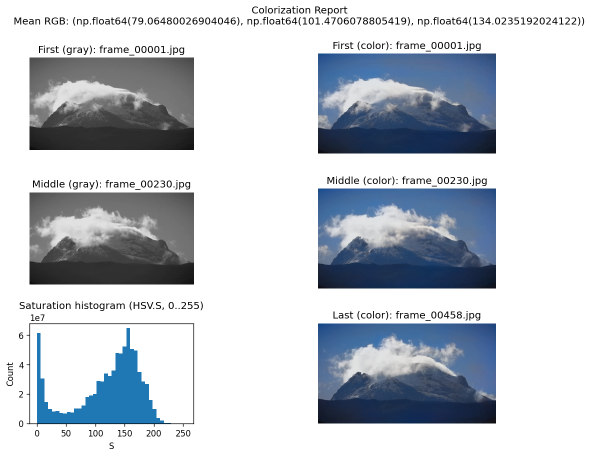
#> input picture reports/report.png, 1182 x 913 px (shown at 1/2 size)
$ python splitview.py --gray ../../../reports --color ../../../reports
#> lines starting #> are read from the running program, lines starting #| are printed output that depends on the picture; after the words box and inside, x2 and y2 are one past the last pixel; in counts of white or black regions, pixels touching at a corner belong together
"""
splitview.py — Before/After Split View  ★ NEW in v3 ★

Generates a side-by-side comparison video:
  Left half  = original grayscale
  Right half = colorized
  A moving white divider line separates them

This is purely a presentation tool — no model changes needed.
It makes the demo video extremely impressive.

Usage:
    python inference/splitview.py \\
        --gray    path/to/gray_frames/ \\
        --color   path/to/color_frames/ \\
        --output  splitview.mp4 \\
        --fps     24 \\
        --divider-speed 0.3
"""
from __future__ import annotations
import argparse
import os
from pathlib import Path
import numpy as np

_IMG_EXTS = {".jpg", ".jpeg", ".png", ".bmp"}


def _collect(folder: Path) -> list[Path]:
    return sorted([p for p in folder.iterdir()
                   if p.suffix.lower() in _IMG_EXTS])


def _load_rgb(path: Path, size: tuple[int,int] | None = None) -> np.ndarray:
    """Load image as RGB uint8 numpy array, optionally resize."""
    from PIL import Image
    img = Image.open(path).convert("RGB")
    if size:
        img = img.resize(size, Image.BICUBIC)
    return np.array(img, dtype=np.uint8)


def _to_gray_rgb(img: np.ndarray) -> np.ndarray:
    """Convert RGB image to grayscale-RGB (3-channel gray)."""
    gray = (0.299*img[:,:,0] + 0.587*img[:,:,1] + 0.114*img[:,:,2]).astype(np.uint8)
    return np.stack([gray, gray, gray], axis=2)


def build_split_frame(
    gray_img: np.ndarray,
    color_img: np.ndarray,
    divider_x: int,
    divider_width: int = 4,
) -> np.ndarray:
    """
    Compose one split-view frame.

    Args:
        gray_img:     [H, W, 3] grayscale image (RGB format)
        color_img:    [H, W, 3] colorized image
        divider_x:    X position of divider line
        divider_width: Width of white divider line in pixels

    Returns:
        Composite frame [H, W, 3]
    """
    H, W = gray_img.shape[:2]
    frame = np.zeros((H, W, 3), dtype=np.uint8)

    # Left of divider = gray, right = color
    split = max(0, min(divider_x, W))
    frame[:, :split]  = gray_img[:, :split]
    frame[:, split:]  = color_img[:, split:]

    # White divider line
    d_left  = max(0, split - divider_width // 2)
    d_right = min(W, split + divider_width // 2)
    frame[:, d_left:d_right] = 255

    # Small triangle marker at top of divider
    arrow_h = 20
    for i in range(arrow_h):
        w_half = arrow_h - i
        l = max(0, split - w_half)
        r = min(W, split + w_half)
        frame[i, l:r] = 255

    return frame


def generate_splitview(
    gray_dir:       str | Path,
    color_dir:      str | Path,
    output_path:    str | Path,
    fps:            int   = 24,
    divider_speed:  float = 0.3,    # divider moves this fraction of width per second
    static_seconds: float = 1.0,    # seconds the divider stays at center before moving
) -> None:
    """
    Generate a split-view comparison video.

    The divider starts at the center and sweeps left→right→left.

    Args:
        gray_dir:       Folder of grayscale frames.
        color_dir:      Folder of colorized frames.
        output_path:    Output video file path (.mp4).
        fps:            Frames per second.
        divider_speed:  How fast the divider moves (fraction of width per second).
        static_seconds: How long divider stays still at start.
    """
    try:
        import imageio_ffmpeg
        import subprocess, shlex, tempfile
    except ImportError:
        print("[error] imageio_ffmpeg not installed. Run: pip install imageio-ffmpeg")
        return

    gray_dir   = Path(gray_dir)
    color_dir  = Path(color_dir)
    output_path = Path(output_path)
    output_path.parent.mkdir(parents=True, exist_ok=True)

    gray_frames  = _collect(gray_dir)
    color_frames = _collect(color_dir)

    if not gray_frames or not color_frames:
        print("[error] no frames found")
        return

    # Match frame count
    n_frames = min(len(gray_frames), len(color_frames))
    print(f"[splitview] {n_frames} frames | fps={fps}")

    # Load first frame to get dimensions
    sample    = _load_rgb(color_frames[0])
    H, W      = sample.shape[:2]

    # Pre-compute divider positions for each frame
    # Pattern: center → sweep right → sweep left (ping-pong)
    center_x   = W // 2
    static_frm = int(static_seconds * fps)
    speed_px   = divider_speed * W  # pixels per second

    divider_positions = []
    for i in range(n_frames):
        if i < static_frm:
            divider_positions.append(center_x)
        else:
            t = (i - static_frm) / fps
            # Oscillate: center + amplitude * sin(t * speed)
            amplitude = W * 0.4
            x = center_x + amplitude * np.sin(t * speed_px / W * np.pi)
            divider_positions.append(int(np.clip(x, W*0.05, W*0.95)))

    # Write frames to temp dir and encode with ffmpeg
    with tempfile.TemporaryDirectory() as tmp:
        tmp_dir = Path(tmp)
        print("[splitview] composing frames...")

        for i, (gp, cp) in enumerate(zip(gray_frames[:n_frames],
                                          color_frames[:n_frames])):
            gray_img  = _to_gray_rgb(_load_rgb(gp,  (W, H)))
            color_img = _load_rgb(cp, (W, H))
            frame     = build_split_frame(gray_img, color_img, divider_positions[i])

            from PIL import Image
            Image.fromarray(frame).save(tmp_dir / f"frame_{i:06d}.png")

            if (i+1) % 50 == 0 or (i+1) == n_frames:
                print(f"  {i+1}/{n_frames}", end="\r", flush=True)

        print(f"\n[splitview] encoding video → {output_path}")
        ffmpeg = imageio_ffmpeg.get_ffmpeg_exe()
        cmd = [
            ffmpeg, "-y",
            "-framerate", str(fps),
            "-i", str(tmp_dir / "frame_%06d.png"),
            "-c:v", "libx264",
            "-preset", "medium",
            "-pix_fmt", "yuv420p",
            str(output_path),
        ]
        subprocess.run(cmd, check=True)

    print(f"[ok] split-view video saved: {output_path}")


def main() -> None:
    parser = argparse.ArgumentParser(description="Generate before/after split-view video")
    parser.add_argument("--gray",    required=True, help="Grayscale frames folder")
    parser.add_argument("--color",   required=True, help="Colorized frames folder")
    parser.add_argument("--output",  default="splitview.mp4")
    parser.add_argument("--fps",     type=int,   default=24)
    parser.add_argument("--divider-speed", type=float, default=0.3)
    parser.add_argument("--static-seconds", type=float, default=1.0)
    args = parser.parse_args()

    generate_splitview(
        gray_dir       = args.gray,
        color_dir      = args.color,
        output_path    = args.output,
        fps            = args.fps,
        divider_speed  = args.divider_speed,
        static_seconds = args.static_seconds,
    )
#> in _to_gray_rgb, `gray = (0.299*img[:,:,0] + 0.587*img[:,:,1] + 0.114*img[:,:,2]).astype..`:
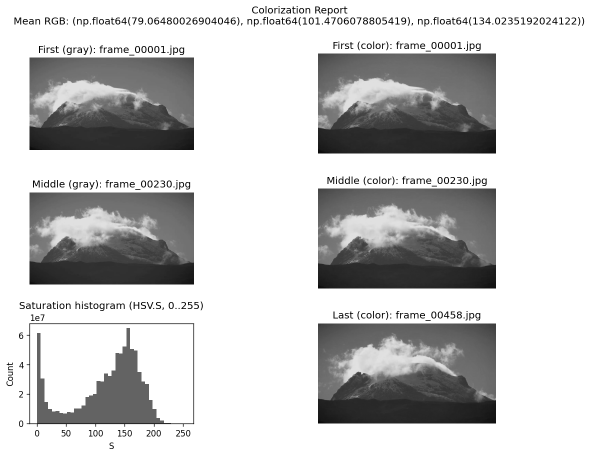
#> gray: shape (913, 1182) (shown at 1/2 size); min 0, max 255, mean 200.1
#> in build_split_frame, `frame[:, :split]  = gray_img[:, :split]`:
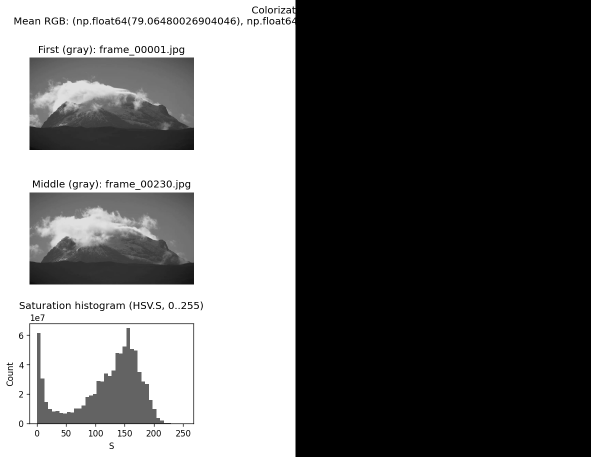
#> frame: shape (913, 1182, 3) (shown at 1/2 size); min 0, max 255, mean 105.3
#> in build_split_frame, `frame[:, d_left:d_right] = 255`:
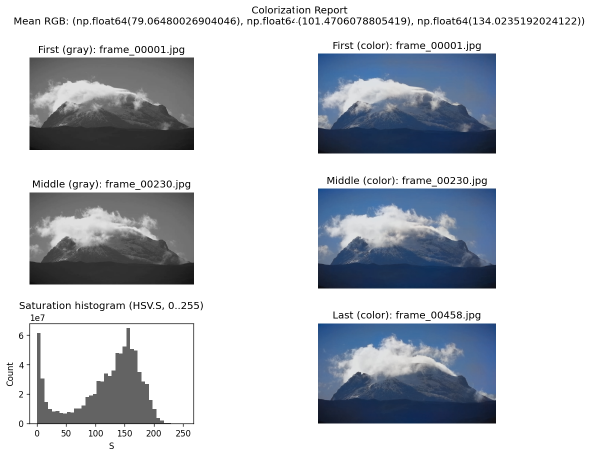
#> frame: shape (913, 1182, 3) (shown at 1/2 size); mean of channels 0, 1, 2 196.6, 200.8, 207; drawn as R, G, B
#> after the loop in build_split_frame, `for i in range(arrow_h):`: frame: shape (913, 1182, 3); under 0.01% of pixels changed, all inside (x1, y1, x2, y2) = (585, 12, 596, 18)
#> (the call stopped at in generate_splitview, `ffmpeg = imageio_ffmpeg.get_ffmpeg_exe()`: imageio_ffmpeg is not available in this run)


if __name__ == "__main__":
    main()
